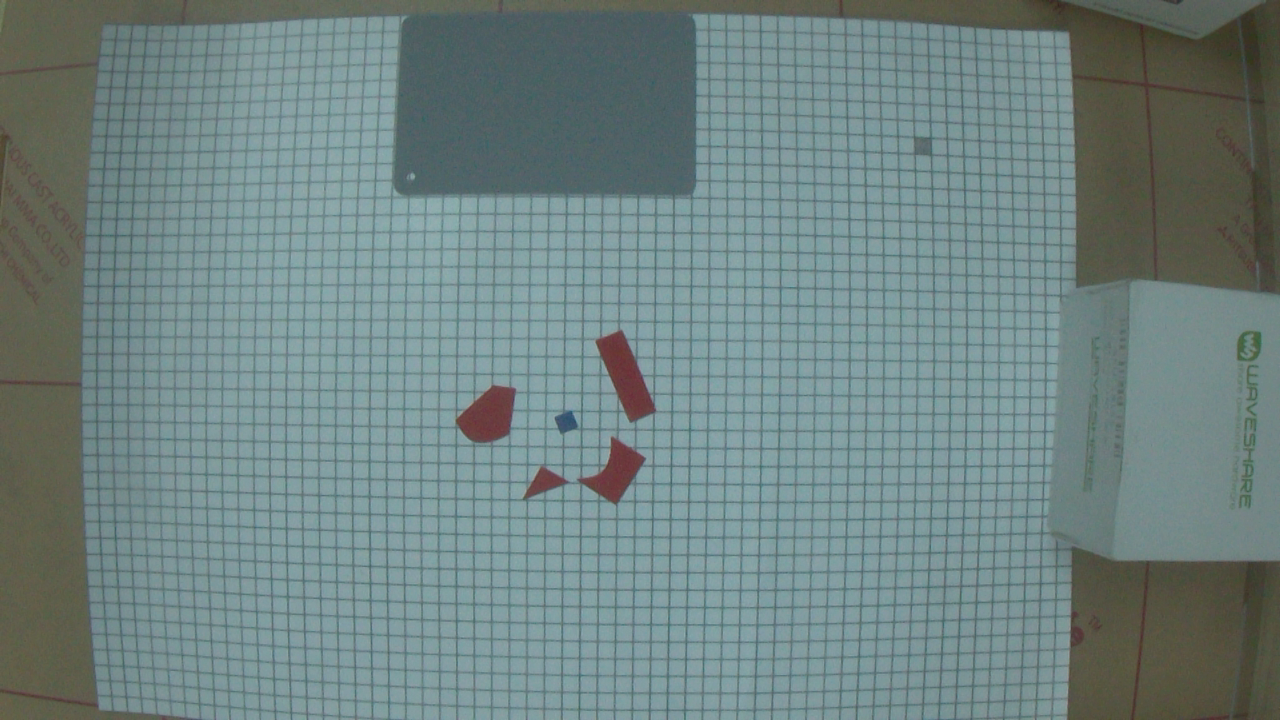
#> input picture img_graycard_6mm/3.png, 1280 x 720 px
$ python test.py
#> lines starting #> are read from the running program, lines starting #| are printed output that depends on the picture
import cv2 as cv

img = cv.imread('../img_graycard_6mm/3.png' )
#> img is the input picture: shape (720, 1280, 3); mean B, G, R 129.9, 131.2, 111.4

# undistort
cv_file = cv.FileStorage("calib_6.xml", cv.FILE_STORAGE_READ)
cam_matrix = cv_file.getNode("camera_matrix").mat()
dist = cv_file.getNode("dist").mat()
print("cam_matrix\n", cam_matrix)
print("dist\n", dist)
cv_file.release()
h,  w = img.shape[:2]
#> h = 720; w = 1280
newcameramtx, roi = cv.getOptimalNewCameraMatrix(cam_matrix, dist, (w,h), 1, (w,h))
#> roi = (17, 38, 1250, 646)
image_undistorted = cv.undistort(img, cam_matrix, dist, None, newcameramtx)
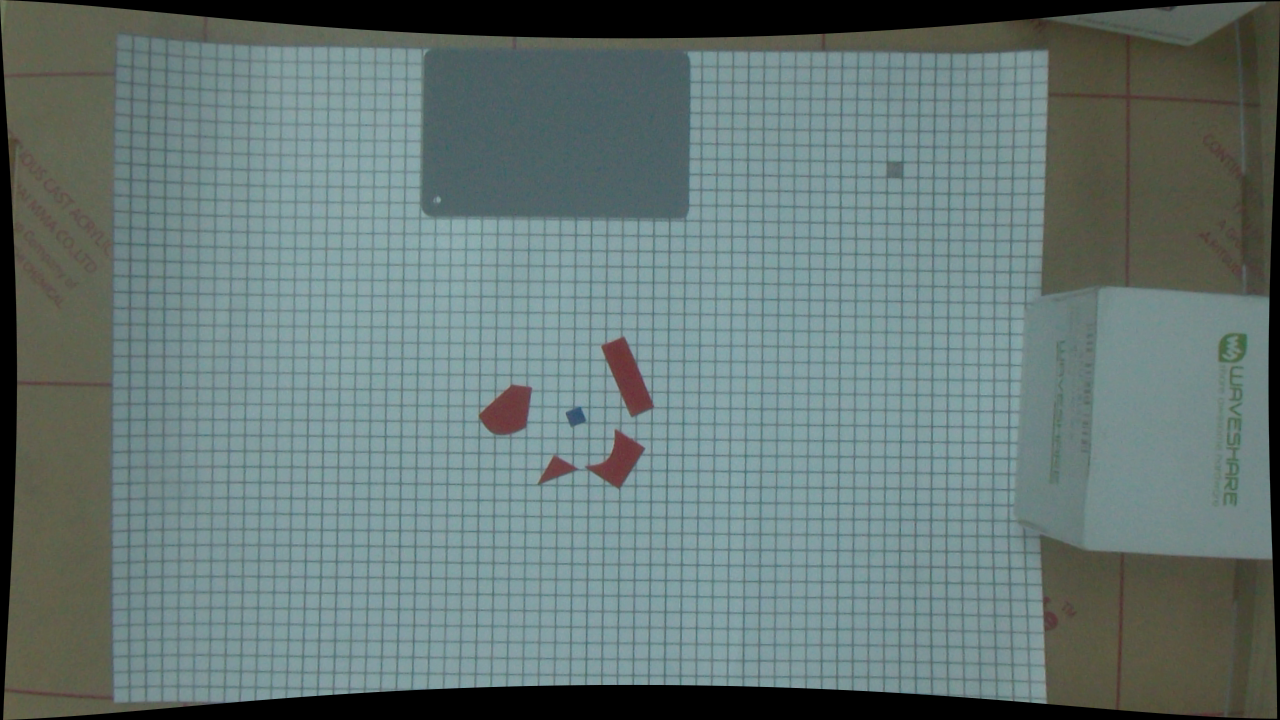
#> image_undistorted: shape (720, 1280, 3); mean B, G, R 117.3, 119.1, 101.8
# crop the image
x, y, w, h = roi
#> x = 17; y = 38; w = 1250; h = 646
dst = image_undistorted[y:y+h, x:x+w]
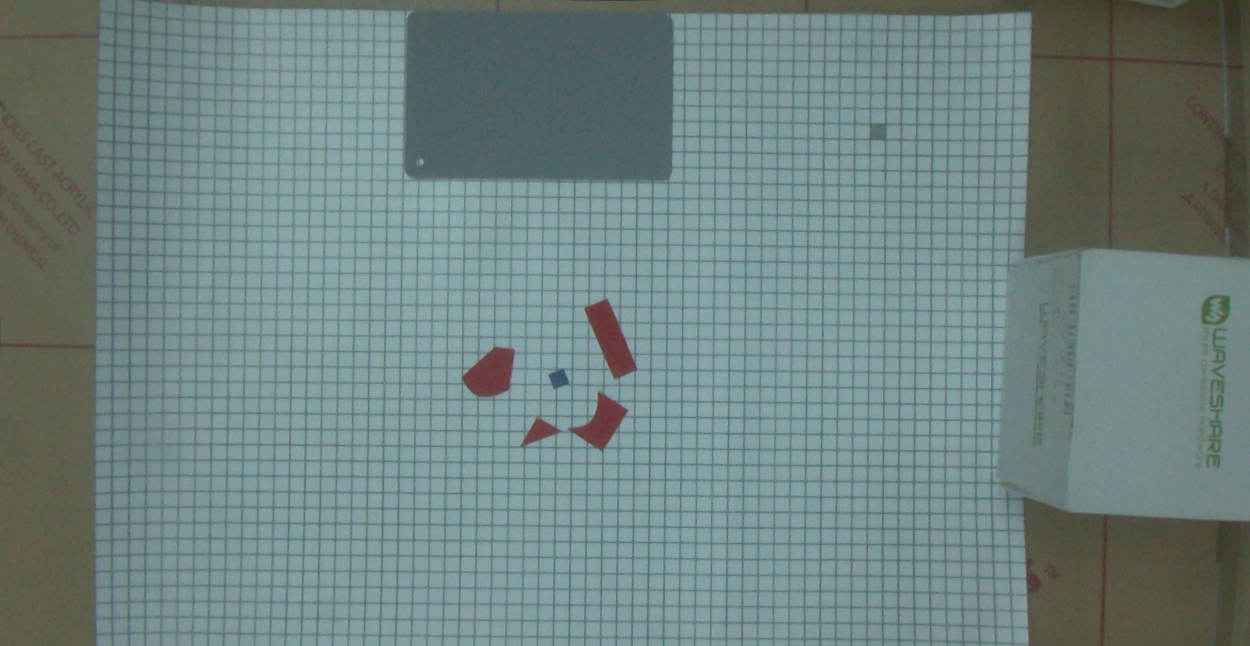
#> dst: shape (646, 1250, 3); mean B, G, R 129.1, 130.6, 111.1

image = dst
cv.imshow("img undistorted", image)
cv.waitKey(0)
cv.imwrite("../img_cal_area_6mm/undistorted.png", image)
